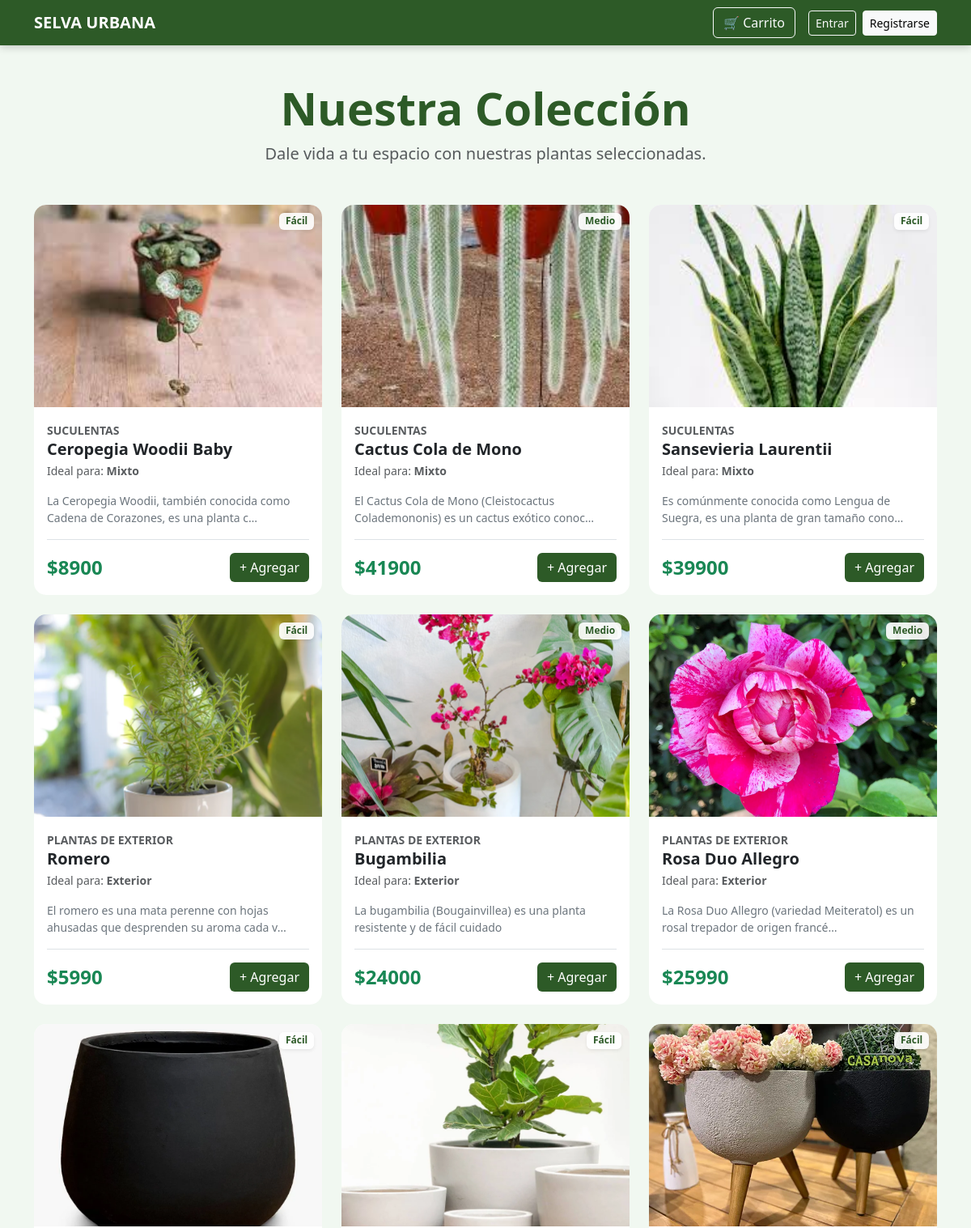
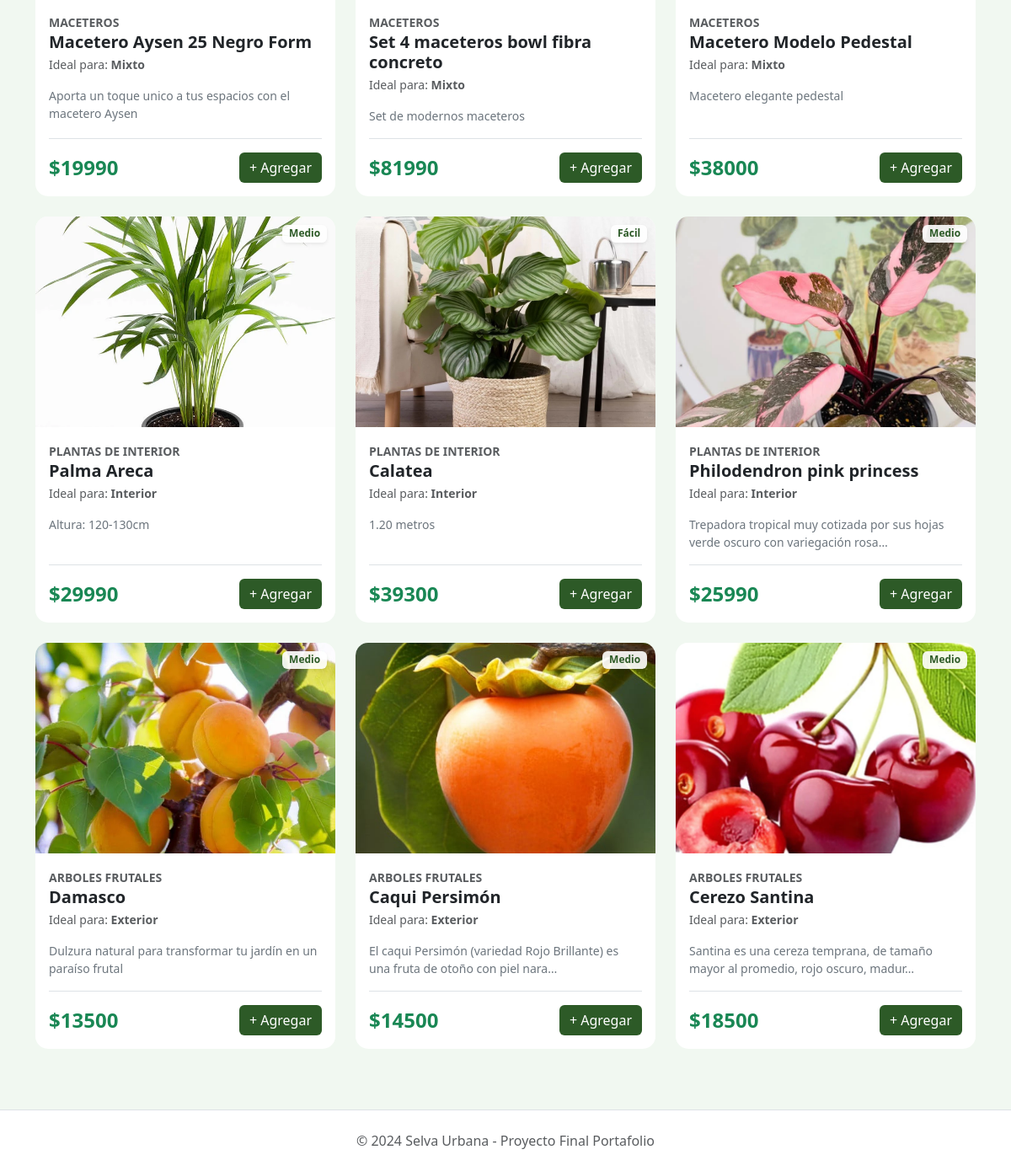
The page / on the database its author committed (2 pictures, top to bottom).
### catalog/models.py (models this page shows, shortened)
class Producto(models.Model):
    NIVELES = [('Fácil', 'Fácil'), ('Medio', 'Medio'), ('Experto', 'Experto')]
    AMBIENTES = [('Interior', 'Interior'), ('Exterior', 'Exterior'), ('Mixto', 'Interior/Exterior')]
    nombre = models.CharField(max_length=200)
    descripcion = models.TextField()
    precio = models.DecimalField(max_digits=10, decimal_places=2, validators=[MinValueValidator(1)])
    stock = models.IntegerField(default=0)
    categoria = models.ForeignKey(Categoria, on_delete=models.CASCADE)
    nivel_cuidado = models.CharField(max_length=10, choices=NIVELES, default='Fácil')
    ambiente = models.CharField(max_length=10, choices=AMBIENTES, default='Interior')
    imagen = models.ImageField(upload_to='productos/', null=True, blank=True)

class Categoria(models.Model):
    nombre = models.CharField(max_length=100)

### catalog/views.py (the view)
# urls.py: path('', views.home, name='home'),
def home(request):
    plantas = Producto.objects.all()
    cart = request.session.get('cart', {})
    total_items = sum(item.get('cantidad', 0) for item in cart.values())
    return render(request, 'catalog/home.html', {
        'plantas': plantas,
        'cart_total_quantity': total_items  # Esto activa el número en el HTML
    })

### catalog/templates/catalog/home.html (shortened to what this page needs)
<!DOCTYPE html>
<html lang="es">
<head>
    <link href="https://cdn.jsdelivr.net/npm/bootstrap@5.3.0/dist/css/bootstrap.min.css" rel="stylesheet">
</head>
<body>
<nav class="navbar navbar-expand-lg navbar-dark fixed-top">
    <div class="container">
        <a class="navbar-brand fw-bold" href="{% url 'home' %}"> SELVA URBANA</a>
        <div class="d-flex align-items-center">
            <a href="{% url 'cart_detail' %}" class="btn btn-outline-light me-3 position-relative">
                🛒 Carrito
            </a>
            {% if user.is_authenticated %}
                <span class="text-white me-3 small">Hola, {{ user.username }}</span>
                {% if user.is_superuser %}
                    <a href="/admin" class="btn btn-sm btn-warning me-2">⚙️ Admin</a>
                {% endif %}
                <a href="{% url 'logout' %}" class="btn btn-sm btn-light">Salir</a>
            {% else %}
                <a href="{% url 'login' %}" class="btn btn-sm btn-outline-light me-2">Entrar</a>
                <a href="{% url 'registro' %}" class="btn btn-sm btn-light">Registrarse</a>
            {% endif %}
        </div>
    </div>
</nav>
<div class="container">
    <header class="text-center mb-5">
        <h1 class="display-4 fw-bold" style="color: var(--verde-selva);">Nuestra Colección</h1>
        <p class="lead text-muted">Dale vida a tu espacio con nuestras plantas seleccionadas.</p>
    </header>
    <div class="row">
        {% for planta in plantas %}
        <div class="col-md-4 mb-4">
            <div class="card h-100 card-plant">
                <span class="badge badge-care shadow-sm">{{ planta.nivel_cuidado }}</span>
                <div class="img-container">
                    {% if planta.imagen %}
                        <img src="{{ planta.imagen.url }}" alt="{{ planta.nombre }}" class="{% if planta.stock <= 0 %}img-agotado{% endif %}">
                    {% else %}
                        <img src="https://images.unsplash.com/photo-1545239351-ef35f43d514b?q=80&w=500" alt="Planta por defecto" class="{% if planta.stock <= 0 %}img-agotado{% endif %}">
                    {% endif %}
                </div>
                <div class="card-body d-flex flex-column">
                    <div class="mb-2">
                        <small class="text-uppercase text-muted fw-bold">{{ planta.categoria.nombre }}</small>
                        <h5 class="card-title mb-1 fw-bold">{{ planta.nombre }}</h5>
                        <p class="text-muted small mb-2">Ideal para: <strong>{{ planta.ambiente }}</strong></p>
                    </div>
                    <p class="card-text text-secondary small">{{ planta.descripcion|truncatechars:80 }}</p>
                    <div class="mt-auto pt-3 border-top d-flex justify-content-between align-items-center">
                        <span class="h4 mb-0 fw-bold text-success">${{ planta.precio|floatformat:0 }}</span>
                        {% if planta.stock > 0 %}
                            <a href="{% url 'add_to_cart' planta.id %}" class="btn btn-success">
                                + Agregar
                            </a>
                        {% else %}
                            <button class="btn btn-secondary btn-sm" disabled>Agotado</button>
                        {% endif %}
                    </div>
                </div>
            </div>
        </div>
        {% empty %}
        <div class="col-12 text-center py-5">
            <h3>¡Oh no! Aún no tenemos plantas en stock.</h3>
            <p>Entra al administrador para sembrar los primeros productos.</p>
            <a href="/admin" class="btn btn-outline-success">Ir al Panel Admin</a>
        </div>
        {% endfor %}
    </div>
</div>
<footer class="bg-white py-4 mt-5 border-top">
    <div class="container text-center">
        <p class="text-muted mb-0">&copy; 2024 Selva Urbana - Proyecto Final Portafolio</p>
    </div>
</footer>
</body>
</html>

### catalog/templates/catalog/home.html (style rules this page uses)
:root { --verde-selva: #2d5a27; --verde-claro: #f1f8f1; }
body { background-color: var(--verde-claro); font-family: 'Segoe UI', Tahoma, Geneva, Verdana, sans-serif; padding-top: 100px; }
.navbar { background-color: var(--verde-selva) !important; box-shadow: 0 2px 10px rgba(0,0,0,0.2); }
.card-plant { border: none; border-radius: 15px; transition: 0.3s; overflow: hidden; position: relative; }
.img-container { height: 250px; overflow: hidden; position: relative; }
.img-container img { width: 100%; height: 100%; object-fit: cover; transition: 0.3s; }
.btn-success { background-color: var(--verde-selva); border: none; }
.badge-care { position: absolute; top: 10px; right: 10px; background-color: rgba(255,255,255,0.9); color: var(--verde-selva); z-index: 5; }

### rows shown on the page
Producto: nivel_cuidado "Fácil", imagen (picture), categoria.nombre "SUCULENTAS", nombre "Ceropegia Woodii Baby", ambiente "Mixto", descripcion "La Ceropegia Woodii, también conocida como Cadena de Corazones, es una planta c…", precio "8900", stock "+ Agregar"
Producto: nivel_cuidado "Medio", imagen (picture), categoria.nombre "SUCULENTAS", nombre "Cactus Cola de Mono", ambiente "Mixto", descripcion "El Cactus Cola de Mono (Cleistocactus Colademononis) es un cactus exótico conoc…", precio "41900", stock "+ Agregar"
Producto: nivel_cuidado "Fácil", imagen (picture), categoria.nombre "SUCULENTAS", nombre "Sansevieria Laurentii", ambiente "Mixto", descripcion "Es comúnmente conocida como Lengua de Suegra, es una planta de gran tamaño cono…", precio "39900", stock "+ Agregar"
Producto: nivel_cuidado "Fácil", imagen (picture), categoria.nombre "PLANTAS DE EXTERIOR", nombre "Romero", ambiente "Exterior", descripcion "El romero es una mata perenne con hojas ahusadas que desprenden su aroma cada v…", precio "5990", stock "+ Agregar"
Producto: nivel_cuidado "Medio", imagen (picture), categoria.nombre "PLANTAS DE EXTERIOR", nombre "Bugambilia", ambiente "Exterior", descripcion "La bugambilia (Bougainvillea) es una planta resistente y de fácil cuidado", precio "24000", stock "+ Agregar"
Producto: nivel_cuidado "Medio", imagen (picture), categoria.nombre "PLANTAS DE EXTERIOR", nombre "Rosa Duo Allegro", ambiente "Exterior", descripcion "La Rosa Duo Allegro (variedad Meiteratol) es un rosal trepador de origen francé…", precio "25990", stock "+ Agregar"
Producto: nivel_cuidado "Fácil", imagen (picture), categoria.nombre "MACETEROS", nombre "Macetero Aysen 25 Negro Form", ambiente "Mixto", descripcion "Aporta un toque unico a tus espacios con el macetero Aysen", precio "19990", stock "+ Agregar"
Producto: nivel_cuidado "Fácil", imagen (picture), categoria.nombre "MACETEROS", nombre "Set 4 maceteros bowl fibra concreto", ambiente "Mixto", descripcion "Set de modernos maceteros", precio "81990", stock "+ Agregar"
Producto: nivel_cuidado "Fácil", imagen (picture), categoria.nombre "MACETEROS", nombre "Macetero Modelo Pedestal", ambiente "Mixto", descripcion "Macetero elegante pedestal", precio "38000", stock "+ Agregar"
Producto: nivel_cuidado "Medio", imagen (picture), categoria.nombre "PLANTAS DE INTERIOR", nombre "Palma Areca", ambiente "Interior", descripcion "Altura: 120-130cm", precio "29990", stock "+ Agregar"
Producto: nivel_cuidado "Fácil", imagen (picture), categoria.nombre "PLANTAS DE INTERIOR", nombre "Calatea", ambiente "Interior", descripcion "1.20 metros", precio "39300", stock "+ Agregar"
Producto: nivel_cuidado "Medio", imagen (picture), categoria.nombre "PLANTAS DE INTERIOR", nombre "Philodendron pink princess", ambiente "Interior", descripcion "Trepadora tropical muy cotizada por sus hojas verde oscuro con variegación rosa…", precio "25990", stock "+ Agregar"
Producto: nivel_cuidado "Medio", imagen (picture), categoria.nombre "ARBOLES FRUTALES", nombre "Damasco", ambiente "Exterior", descripcion "Dulzura natural para transformar tu jardín en un paraíso frutal", precio "13500", stock "+ Agregar"
Producto: nivel_cuidado "Medio", imagen (picture), categoria.nombre "ARBOLES FRUTALES", nombre "Caqui Persimón", ambiente "Exterior", descripcion "El caqui Persimón (variedad Rojo Brillante) es una fruta de otoño con piel nara…", precio "14500", stock "+ Agregar"
Producto: nivel_cuidado "Medio", imagen (picture), categoria.nombre "ARBOLES FRUTALES", nombre "Cerezo Santina", ambiente "Exterior", descripcion "Santina es una cereza temprana, de tamaño mayor al promedio, rojo oscuro, madur…", precio "18500", stock "+ Agregar"
